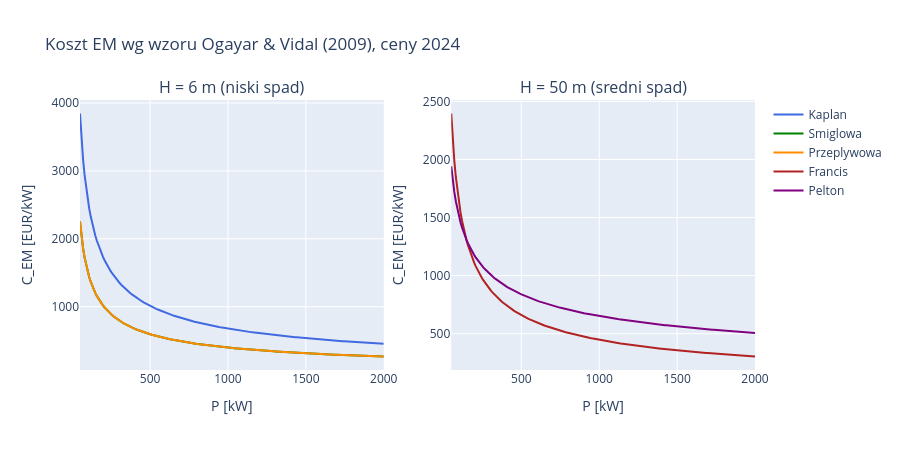

Write notebook code for a chart like this one.
### Markdown cell above
**Prompt do LLM:**
> *"Narysuj koszt EM [EUR/kW] w funkcji mocy P (50-2000 kW) dla H=6m
> i H=50m, porownujac typy turbin. Pokaz efekt ekonomii skali."*

**Uzyte funkcje:** `src.costs.electromechanical_cost()`

### Code cell
P_range = np.linspace(50, 2000, 200)

fig = make_subplots(rows=1, cols=2,
    subplot_titles=['H = 6 m (niski spad)', 'H = 50 m (sredni spad)'])

types_low_H = [('kaplan', 'Kaplan', 'royalblue'), ('propeller', 'Smiglowa', 'green'),
               ('crossflow', 'Przeplywowa', 'darkorange')]
types_high_H = [('francis', 'Francis', 'firebrick'), ('pelton', 'Pelton', 'purple')]

for name, label, color in types_low_H:
    c_per_kw = [electromechanical_cost(P, 6.0, name) / P for P in P_range]
    fig.add_trace(go.Scatter(x=P_range, y=c_per_kw, mode='lines',
        name=label, line=dict(color=color, width=2)), row=1, col=1)

for name, label, color in types_high_H:
    c_per_kw = [electromechanical_cost(P, 50.0, name) / P for P in P_range]
    fig.add_trace(go.Scatter(x=P_range, y=c_per_kw, mode='lines',
        name=label, line=dict(color=color, width=2)), row=1, col=2)

fig.update_xaxes(title_text='P [kW]')
fig.update_yaxes(title_text='C_EM [EUR/kW]')
fig.update_layout(height=450, hovermode='x unified',
    title='Koszt EM wg wzoru Ogayar & Vidal (2009), ceny 2024')
fig.show()

# Walidacja: porownanie z danymi rynkowymi
print('Walidacja z danymi rynkowymi (europejscy dostawcy, 1-10MW):')
print(f'  Kaplan 500kW, H=6m:  EUR {electromechanical_cost(500, 6, "kaplan")/500:,.0f}/kW  (rynek ~740-1200 EUR/kW = 800-1300 USD/kW)')
print(f'  Francis 1MW, H=50m:  EUR {electromechanical_cost(1000, 50, "francis")/1000:,.0f}/kW  (rynek ~370-645 EUR/kW = 400-700 USD/kW)')

### Figure 1 — Plotly figure (JSON) as saved in the notebook; plotly's stock layout.template omitted (floating-point values rounded to 4 significant figures; data arrays with more than 128 entries replaced by an {"elided": "..."} marker saying what was removed)
{"data": [{"line": {"color": "royalblue", "width": 2}, "mode": "lines", "name": "Kaplan", "type": "scatter", "x": {"elided": "200 float values"}, "xaxis": "x", "y": {"elided": "200 float values"}, "yaxis": "y"}, {"line": {"color": "green", "width": 2}, "mode": "lines", "name": "Smiglowa", "type": "scatter", "x": {"elided": "200 float values"}, "xaxis": "x", "y": {"elided": "200 float values"}, "yaxis": "y"}, {"line": {"color": "darkorange", "width": 2}, "mode": "lines", "name": "Przeplywowa", "type": "scatter", "x": {"elided": "200 float values"}, "xaxis": "x", "y": {"elided": "200 float values"}, "yaxis": "y"}, {"line": {"color": "firebrick", "width": 2}, "mode": "lines", "name": "Francis", "type": "scatter", "x": {"elided": "200 float values"}, "xaxis": "x2", "y": {"elided": "200 float values"}, "yaxis": "y2"}, {"line": {"color": "purple", "width": 2}, "mode": "lines", "name": "Pelton", "type": "scatter", "x": {"elided": "200 float values"}, "xaxis": "x2", "y": {"elided": "200 float values"}, "yaxis": "y2"}], "layout": {"annotations": [{"font": {"size": 16}, "showarrow": false, "text": "H = 6 m (niski spad)", "x": 0.225, "xanchor": "center", "xref": "paper", "y": 1.0, "yanchor": "bottom", "yref": "paper"}, {"font": {"size": 16}, "showarrow": false, "text": "H = 50 m (sredni spad)", "x": 0.775, "xanchor": "center", "xref": "paper", "y": 1.0, "yanchor": "bottom", "yref": "paper"}], "height": 450, "hovermode": "x unified", "title": {"text": "Koszt EM wg wzoru Ogayar & Vidal (2009), ceny 2024"}, "xaxis": {"anchor": "y", "domain": [0.0, 0.45], "title": {"text": "P [kW]"}}, "xaxis2": {"anchor": "y2", "domain": [0.55, 1.0], "title": {"text": "P [kW]"}}, "yaxis": {"anchor": "x", "domain": [0.0, 1.0], "title": {"text": "C_EM [EUR/kW]"}}, "yaxis2": {"anchor": "x2", "domain": [0.0, 1.0], "title": {"text": "C_EM [EUR/kW]"}}}}
